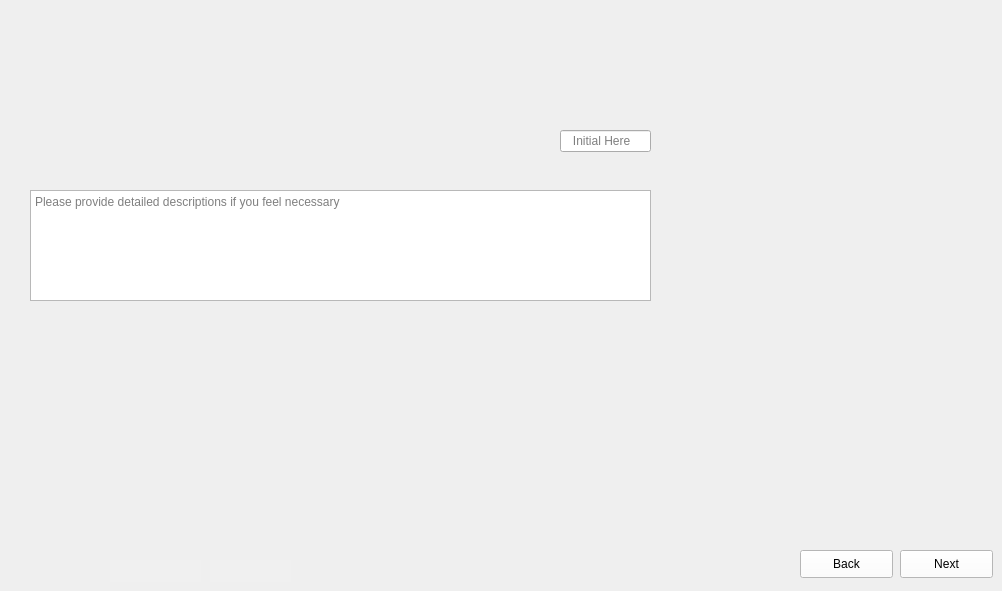
      <widget class="QWidget" name="Fill_First_Pillars_2">
       <property name="maximumSize">
        <size>
         <width>1024</width>
         <height>600</height>
        </size>
       </property>
       <property name="styleSheet">
        <string notr="true">border-image: url(:/images/images/Fill_First_Pillars_2.png);</string>
       </property>
       <widget class="QLineEdit" name="Fill_First_Pillars_2_Data">
        <property name="geometry">
         <rect>
          <x>560</x>
          <y>130</y>
          <width>91</width>
          <height>22</height>
         </rect>
        </property>
        <property name="styleSheet">
         <string notr="true">border-image:None;</string>
        </property>
        <property name="placeholderText">
         <string>   Initial Here</string>
        </property>
       </widget>
       <widget class="QTextEdit" name="Fill_First_Pillars_2_Comments">
        <property name="geometry">
         <rect>
          <x>30</x>
          <y>190</y>
          <width>621</width>
          <height>111</height>
         </rect>
        </property>
        <property name="styleSheet">
         <string notr="true">border-image:None;</string>
        </property>
        <property name="placeholderText">
         <string>Please provide detailed descriptions if you feel necessary </string>
        </property>
       </widget>
       <widget class="QLineEdit" name="Fill_First_Pillars_2_Dates">
        <property name="geometry">
         <rect>
          <x>110</x>
          <y>560</y>
          <width>91</width>
          <height>22</height>
         </rect>
        </property>
        <property name="styleSheet">
         <string notr="true">QLineEdit{
background-color: rgb(240, 240, 240);
border: none;
border-image:None;
}</string>
        </property>
       </widget>
       <widget class="QLineEdit" name="Fill_First_Pillars_2_Initials">
        <property name="geometry">
         <rect>
          <x>210</x>
          <y>560</y>
          <width>81</width>
          <height>22</height>
         </rect>
        </property>
        <property name="styleSheet">
         <string notr="true">QLineEdit{
background-color: rgb(240, 240, 240);
border: none;
border-image:None;
}</string>
        </property>
       </widget>
       <widget class="QPushButton" name="Fill_First_Pillars_2_Next">
        <property name="geometry">
         <rect>
          <x>900</x>
          <y>550</y>
          <width>93</width>
          <height>28</height>
         </rect>
        </property>
        <property name="styleSheet">
         <string notr="true">QPushButton{
background-color: rgb(255, 255, 255);
height: 35px;
border-image:None;
}
QPushButton::hover{
background-color: rgb(0, 0, 255);
}
QPushButton:pressed{
padding-top:7px;
padding-top:7px;
}</string>
        </property>
        <property name="text">
         <string>Next</string>
        </property>
       </widget>
       <widget class="QPushButton" name="Fill_First_Pillars_2_Back">
        <property name="geometry">
         <rect>
          <x>800</x>
          <y>550</y>
          <width>93</width>
          <height>28</height>
         </rect>
        </property>
        <property name="styleSheet">
         <string notr="true">QPushButton{
background-color: rgb(255, 255, 255);
height: 35px;
border-image:None;
}
QPushButton::hover{
background-color: rgb(0, 0, 255);
}
QPushButton:pressed{
padding-top:7px;
padding-top:7px;
}</string>
        </property>
        <property name="text">
         <string>Back</string>
        </property>
       </widget>
      </widget>
